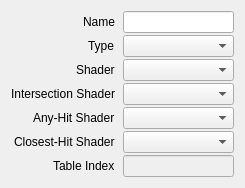
<?xml version="1.0" encoding="UTF-8"?>
<ui version="4.0">
 <class>RecordProperties</class>
 <widget class="QWidget" name="RecordProperties">
  <property name="geometry">
   <rect>
    <x>0</x>
    <y>0</y>
    <width>245</width>
    <height>186</height>
   </rect>
  </property>
  <layout class="QHBoxLayout">
   <item>
    <layout class="QFormLayout" name="formLayout">
     <property name="labelAlignment">
      <set>Qt::AlignmentFlag::AlignRight|Qt::AlignmentFlag::AlignTrailing|Qt::AlignmentFlag::AlignVCenter</set>
     </property>
     <property name="horizontalSpacing">
      <number>8</number>
     </property>
     <property name="verticalSpacing">
      <number>2</number>
     </property>
     <property name="leftMargin">
      <number>0</number>
     </property>
     <property name="topMargin">
      <number>0</number>
     </property>
     <property name="rightMargin">
      <number>0</number>
     </property>
     <property name="bottomMargin">
      <number>0</number>
     </property>
     <item row="0" column="0">
      <widget class="QLabel" name="labelName">
       <property name="text">
        <string>Name</string>
       </property>
      </widget>
     </item>
     <item row="0" column="1">
      <widget class="QLineEdit" name="name"/>
     </item>
     <item row="1" column="0">
      <widget class="QLabel" name="labelType">
       <property name="text">
        <string>Type</string>
       </property>
      </widget>
     </item>
     <item row="1" column="1">
      <widget class="DataComboBox" name="type"/>
     </item>
     <item row="2" column="0">
      <widget class="QLabel" name="labelShader">
       <property name="text">
        <string>Shader</string>
       </property>
      </widget>
     </item>
     <item row="2" column="1">
      <widget class="ReferenceComboBox" name="shader"/>
     </item>
     <item row="3" column="0">
      <widget class="QLabel" name="labelIntersectionShader">
       <property name="text">
        <string>Intersection Shader</string>
       </property>
      </widget>
     </item>
     <item row="3" column="1">
      <widget class="ReferenceComboBox" name="intersectionShader"/>
     </item>
     <item row="4" column="0">
      <widget class="QLabel" name="labelAnyHitShader">
       <property name="text">
        <string>Any-Hit Shader</string>
       </property>
      </widget>
     </item>
     <item row="4" column="1">
      <widget class="ReferenceComboBox" name="anyHitShader"/>
     </item>
     <item row="5" column="0">
      <widget class="QLabel" name="labelClosestHitShader">
       <property name="text">
        <string>Closest-Hit Shader</string>
       </property>
      </widget>
     </item>
     <item row="5" column="1">
      <widget class="ReferenceComboBox" name="closestHitShader"/>
     </item>
     <item row="6" column="0">
      <widget class="QLabel" name="labelIndex">
       <property name="text">
        <string>Table Index</string>
       </property>
      </widget>
     </item>
     <item row="6" column="1">
      <widget class="QLineEdit" name="index">
       <property name="enabled">
        <bool>false</bool>
       </property>
      </widget>
     </item>
    </layout>
   </item>
  </layout>
 </widget>
 <customwidgets>
  <customwidget>
   <class>DataComboBox</class>
   <extends>QComboBox</extends>
   <header>widgets/DataComboBox.h</header>
  </customwidget>
  <customwidget>
   <class>ReferenceComboBox</class>
   <extends>QComboBox</extends>
   <header>widgets/ReferenceComboBox.h</header>
  </customwidget>
 </customwidgets>
 <resources/>
 <connections/>
</ui>
